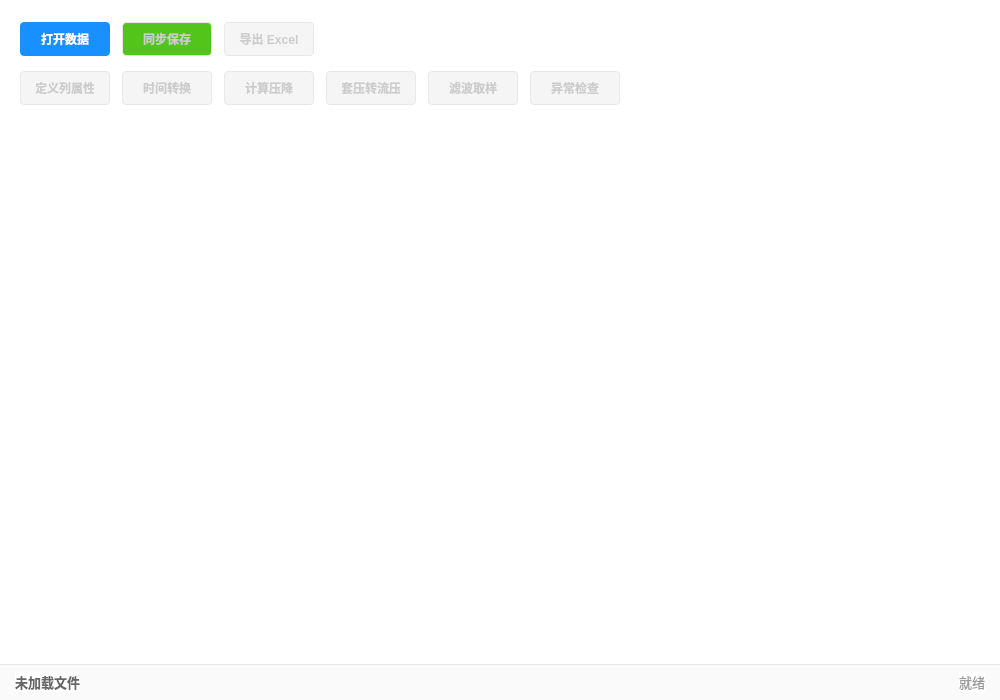
<?xml version="1.0" encoding="UTF-8"?>
<ui version="4.0">
 <class>WT_DataWidget</class>
 <widget class="QWidget" name="WT_DataWidget">
  <property name="geometry">
   <rect>
    <x>0</x>
    <y>0</y>
    <width>1000</width>
    <height>700</height>
   </rect>
  </property>
  <property name="windowTitle">
   <string>WT_DataWidget</string>
  </property>
  <property name="styleSheet">
   <string notr="true">/* 全局设置 */
QWidget {
    background-color: #FFFFFF;
    color: #333333;
    font-family: &quot;Microsoft YaHei&quot;, sans-serif;
    font-size: 13px;
}

/* 顶部操作区：保留背景色，无边框 */
QWidget#topPanel {
    background-color: #FFFFFF;
    border: none;
}

/* 底部信息栏 */
QWidget#bottomPanel {
    background-color: #FAFAFA;
    border-top: 1px solid #E8E8E8;
}

/* 按钮通用样式：蓝色主题 */
QPushButton {
    background-color: #1890FF;
    border: none;
    border-radius: 4px;
    padding: 5px 15px;
    color: #FFFFFF;
    min-height: 24px;
    font-weight: bold;
    font-size: 12px;
}
QPushButton:hover {
    background-color: #40A9FF;
}
QPushButton:pressed {
    background-color: #096DD9;
}
QPushButton:disabled {
    background-color: #F5F5F5;
    color: #CCCCCC;
    border: 1px solid #E8E8E8;
}

/* 特殊按钮：同步保存 (绿色) */
QPushButton#btnSave {
    background-color: #52C41A;
}
QPushButton#btnSave:hover {
    background-color: #73D13D;
}
QPushButton#btnSave:pressed {
    background-color: #389E0D;
}

/* QTabWidget 样式优化：体现分区，显示横线 */
QTabWidget::pane {
    border: none;
    /* 这里设置横线，颜色稍深以体现分割 */
    border-top: 1px solid #D9D9D9;
    background: #FFFFFF;
    /* top: 0px 表示不重叠，横线完整显示 */
    top: 0px;
}

QTabBar::tab {
    background: #FFFFFF;
    border: none;
    /* 底部透明边框，占位 */
    border-bottom: 2px solid transparent;
    padding: 8px 20px;
    min-width: 80px;
    color: #666666;
    margin-right: 2px;
    /* 底部外边距为0，紧贴横线 */
    margin-bottom: 0px;
}

QTabBar::tab:selected {
    color: #1890FF;
    font-weight: bold;
    /* 选中时，底部出现蓝色指示条，位于横线之上 */
    border-bottom: 2px solid #1890FF;
    background-color: #E6F7FF;
    /* 可选：选中时背景微蓝，增加区分度 */
}

QTabBar::tab:hover {
    color: #40A9FF;
}

/* 底部标签 */
QLabel#filePathLabel {
    color: #666666;
    font-weight: bold;
}
QLabel#statusLabel {
    color: #999999;
}
</string>
  </property>
  <layout class="QVBoxLayout" name="verticalLayout_Main">
   <property name="spacing">
    <number>0</number>
   </property>
   <property name="leftMargin">
    <number>0</number>
   </property>
   <property name="topMargin">
    <number>0</number>
   </property>
   <property name="rightMargin">
    <number>0</number>
   </property>
   <property name="bottomMargin">
    <number>0</number>
   </property>
   <item>
    <widget class="QWidget" name="topPanel" native="true">
     <layout class="QVBoxLayout" name="verticalLayout_Top">
      <property name="spacing">
       <number>15</number>
      </property>
      <property name="leftMargin">
       <number>20</number>
      </property>
      <property name="topMargin">
       <number>20</number>
      </property>
      <property name="rightMargin">
       <number>20</number>
      </property>
      <property name="bottomMargin">
       <number>15</number>
      </property>
      <item>
       <layout class="QHBoxLayout" name="horizontalLayout_FileOps">
        <property name="spacing">
         <number>12</number>
        </property>
        <item>
         <widget class="QPushButton" name="btnOpenFile">
          <property name="minimumSize">
           <size>
            <width>90</width>
            <height>34</height>
           </size>
          </property>
          <property name="maximumSize">
           <size>
            <width>90</width>
            <height>30</height>
           </size>
          </property>
          <property name="font">
           <font>
            <family>Microsoft YaHei</family>
            <pointsize>-1</pointsize>
            <bold>true</bold>
            <hintingpreference>PreferDefaultHinting</hintingpreference>
           </font>
          </property>
          <property name="cursor">
           <cursorShape>PointingHandCursor</cursorShape>
          </property>
          <property name="text">
           <string>打开数据</string>
          </property>
         </widget>
        </item>
        <item>
         <widget class="QPushButton" name="btnSave">
          <property name="enabled">
           <bool>false</bool>
          </property>
          <property name="minimumSize">
           <size>
            <width>90</width>
            <height>34</height>
           </size>
          </property>
          <property name="maximumSize">
           <size>
            <width>90</width>
            <height>30</height>
           </size>
          </property>
          <property name="cursor">
           <cursorShape>PointingHandCursor</cursorShape>
          </property>
          <property name="text">
           <string>同步保存</string>
          </property>
         </widget>
        </item>
        <item>
         <widget class="QPushButton" name="btnExport">
          <property name="enabled">
           <bool>false</bool>
          </property>
          <property name="minimumSize">
           <size>
            <width>90</width>
            <height>34</height>
           </size>
          </property>
          <property name="maximumSize">
           <size>
            <width>90</width>
            <height>30</height>
           </size>
          </property>
          <property name="cursor">
           <cursorShape>PointingHandCursor</cursorShape>
          </property>
          <property name="text">
           <string>导出 Excel</string>
          </property>
         </widget>
        </item>
        <item>
         <spacer name="horizontalSpacer_File">
          <property name="orientation">
           <enum>Qt::Orientation::Horizontal</enum>
          </property>
          <property name="sizeHint" stdset="0">
           <size>
            <width>40</width>
            <height>20</height>
           </size>
          </property>
         </spacer>
        </item>
       </layout>
      </item>
      <item>
       <layout class="QHBoxLayout" name="horizontalLayout_DataTools">
        <property name="spacing">
         <number>12</number>
        </property>
        <item>
         <widget class="QPushButton" name="btnDefineColumns">
          <property name="enabled">
           <bool>false</bool>
          </property>
          <property name="minimumSize">
           <size>
            <width>90</width>
            <height>34</height>
           </size>
          </property>
          <property name="maximumSize">
           <size>
            <width>90</width>
            <height>30</height>
           </size>
          </property>
          <property name="cursor">
           <cursorShape>PointingHandCursor</cursorShape>
          </property>
          <property name="text">
           <string>定义列属性</string>
          </property>
         </widget>
        </item>
        <item>
         <widget class="QPushButton" name="btnTimeConvert">
          <property name="enabled">
           <bool>false</bool>
          </property>
          <property name="minimumSize">
           <size>
            <width>90</width>
            <height>34</height>
           </size>
          </property>
          <property name="maximumSize">
           <size>
            <width>90</width>
            <height>30</height>
           </size>
          </property>
          <property name="cursor">
           <cursorShape>PointingHandCursor</cursorShape>
          </property>
          <property name="text">
           <string>时间转换</string>
          </property>
         </widget>
        </item>
        <item>
         <widget class="QPushButton" name="btnPressureDropCalc">
          <property name="enabled">
           <bool>false</bool>
          </property>
          <property name="minimumSize">
           <size>
            <width>90</width>
            <height>34</height>
           </size>
          </property>
          <property name="maximumSize">
           <size>
            <width>90</width>
            <height>30</height>
           </size>
          </property>
          <property name="cursor">
           <cursorShape>PointingHandCursor</cursorShape>
          </property>
          <property name="text">
           <string>计算压降</string>
          </property>
         </widget>
        </item>
        <item>
         <widget class="QPushButton" name="btnCalcPwf">
          <property name="enabled">
           <bool>false</bool>
          </property>
          <property name="minimumSize">
           <size>
            <width>90</width>
            <height>34</height>
           </size>
          </property>
          <property name="maximumSize">
           <size>
            <width>90</width>
            <height>30</height>
           </size>
          </property>
          <property name="cursor">
           <cursorShape>PointingHandCursor</cursorShape>
          </property>
          <property name="text">
           <string>套压转流压</string>
          </property>
         </widget>
        </item>
        <item>
         <widget class="QPushButton" name="btnFilterSample">
          <property name="enabled">
           <bool>false</bool>
          </property>
          <property name="minimumSize">
           <size>
            <width>90</width>
            <height>34</height>
           </size>
          </property>
          <property name="maximumSize">
           <size>
            <width>90</width>
            <height>30</height>
           </size>
          </property>
          <property name="cursor">
           <cursorShape>PointingHandCursor</cursorShape>
          </property>
          <property name="text">
           <string>滤波取样</string>
          </property>
         </widget>
        </item>
        <item>
         <widget class="QPushButton" name="btnErrorCheck">
          <property name="enabled">
           <bool>false</bool>
          </property>
          <property name="minimumSize">
           <size>
            <width>90</width>
            <height>34</height>
           </size>
          </property>
          <property name="maximumSize">
           <size>
            <width>90</width>
            <height>30</height>
           </size>
          </property>
          <property name="cursor">
           <cursorShape>PointingHandCursor</cursorShape>
          </property>
          <property name="text">
           <string>异常检查</string>
          </property>
         </widget>
        </item>
        <item>
         <spacer name="horizontalSpacer_Tools">
          <property name="orientation">
           <enum>Qt::Orientation::Horizontal</enum>
          </property>
          <property name="sizeHint" stdset="0">
           <size>
            <width>40</width>
            <height>20</height>
           </size>
          </property>
         </spacer>
        </item>
       </layout>
      </item>
     </layout>
    </widget>
   </item>
   <item>
    <widget class="QTabWidget" name="tabWidget">
     <property name="documentMode">
      <bool>true</bool>
     </property>
     <property name="tabsClosable">
       <bool>true</bool>
     </property>
    </widget>
   </item>
   <item>
    <widget class="QWidget" name="bottomPanel" native="true">
     <layout class="QHBoxLayout" name="horizontalLayout_Bottom">
      <property name="leftMargin">
       <number>15</number>
      </property>
      <property name="topMargin">
       <number>8</number>
      </property>
      <property name="rightMargin">
       <number>15</number>
      </property>
      <property name="bottomMargin">
        <number>8</number>
      </property>
      <item>
       <widget class="QLabel" name="filePathLabel">
        <property name="text">
         <string>未加载文件</string>
        </property>
       </widget>
      </item>
      <item>
       <spacer name="horizontalSpacer_Bottom">
        <property name="orientation">
         <enum>Qt::Orientation::Horizontal</enum>
        </property>
        <property name="sizeHint" stdset="0">
         <size>
          <width>40</width>
          <height>20</height>
         </size>
        </property>
       </spacer>
      </item>
      <item>
       <widget class="QLabel" name="statusLabel">
        <property name="text">
          <string>就绪</string>
        </property>
        <property name="alignment">
         <set>Qt::AlignmentFlag::AlignRight|Qt::AlignmentFlag::AlignTrailing|Qt::AlignmentFlag::AlignVCenter</set>
        </property>
       </widget>
      </item>
     </layout>
    </widget>
   </item>
  </layout>
 </widget>
 <resources/>
 <connections/>
</ui>
